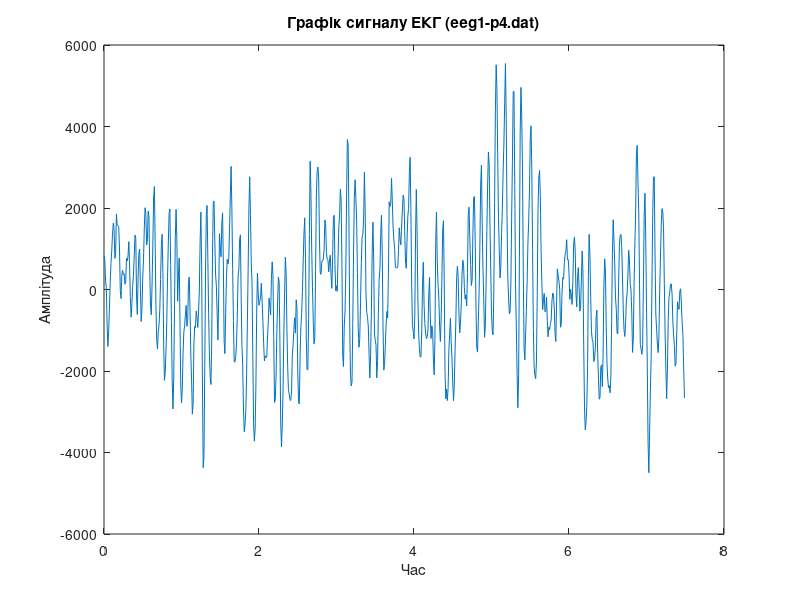
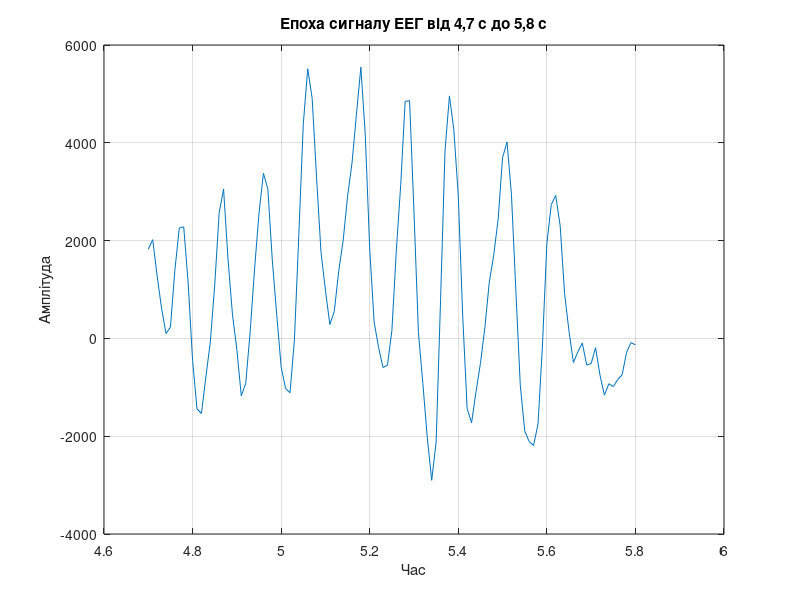
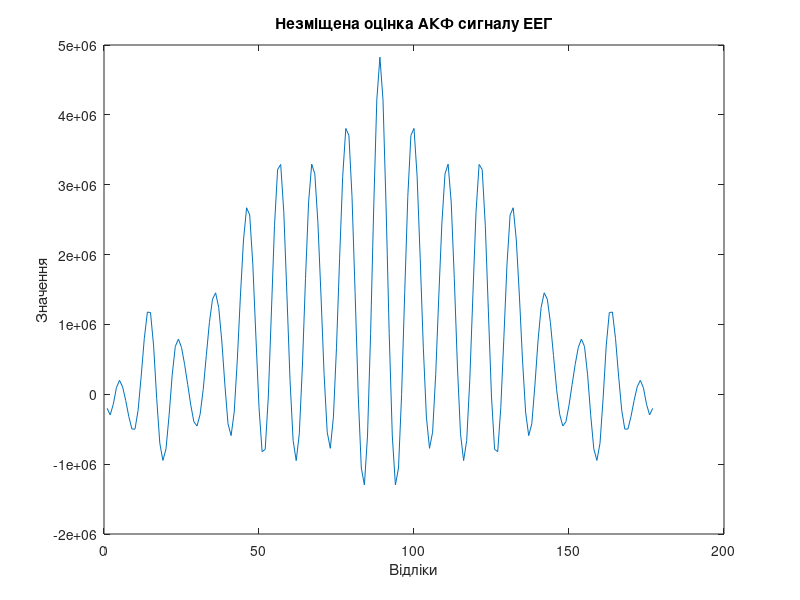
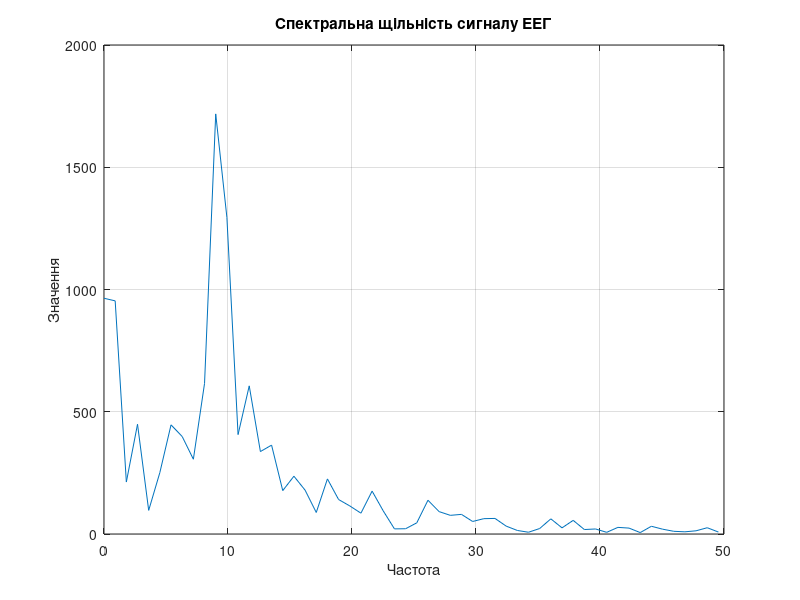

Recreate these plots in MATLAB, in order.
%=== Завдання #2.1 ===
% Завантаження сигналу ЕЕГ файл (eeg1-p4.dat)
fs = 100;
eeg = load('eeg1-p4.dat');
eeg1 = detrend(eeg);
t = (0:length(eeg1)-1)/fs;
figure(6)
plot(t, eeg1); title('Графік сигналу ЕКГ (eeg1-p4.dat)');
xlabel('Час'); ylabel('Амплітуда');

%=== Завдання #2.2 ===
% Виділення епохи сигналу ЕЕГ від t1 = 4,7 с до t2 = 5,8 с
t1 = 4.7;
t2 = 5.8;
n1 = fix(t1*fs)+1;
n2 = fix(t2*fs)+1;
eeg1 = eeg1(n1:n2);
figure(7)
plot(t(n1:n2), eeg1), grid on;
title('Епоха сигналу ЕЕГ від 4,7 с до 5,8 с');
xlabel('Час'); ylabel('Амплітуда');

%=== Завдання #2.3 ===
% Обчислення незміщеної оцінки АКФ сигналу ЕЕГ
maxlag1 = fix(0.8*length(eeg1));
akf = xcorr(eeg1, maxlag1, 'unbiased');
figure(8)
plot(akf);
title('Незміщена оцінка АКФ сигналу ЕЕГ');
xlabel('Відліки'); ylabel('Значення');

%=== Завдання #2.5 ===
% Обчислення спектральної щільності сигналу
Sx = abs(fft(eeg1)/length(eeg1));
Sy = Sx(1:length(eeg1)/2+1);
Sy(2:end-1) = 2*Sy(2:end-1);
f = fs*(0:(length(eeg1)/2))/length(eeg1);
figure(9)
plot(f,Sy), grid on;
title('Спектральна щільність сигналу ЕЕГ');
xlabel('Частота'); ylabel('Значення');

%=== Завдання #2.6 ===
% Завантаження сигналу ЕЕГ файл (eeg1-f3.dat)
eeg_ = load('eeg1-f3.dat');
eeg_1 = detrend(eeg_);
t_ = (0:length(eeg_1)-1)/fs;
figure(10)
plot(t_, eeg_1); title('Графік сигналу ЕЕГ (eeg1-f3.dat)');
xlabel('Час'); ylabel('Амплітуда');

% Виділення епохи сигналу ЕЕГ від t1 = 4,2 с до t2 = 4,96 с
t_1 = 4.2;
t_2 = 4.96;
n_1 = fix(t_1*fs)+1;
n_2 = fix(t_2*fs)+1;
eeg_1 = eeg_1(n_1:n_2);
figure(11)
plot(t_(n_1:n_2), eeg_1), grid on;
title('Епоха сигналу ЕЕГ від 4,2 с до 4,96 с');
xlabel('Час'); ylabel('Амплітуда');

% Обчислення незміщеної оцінки АКФ сигналу ЕЕГ
maxlag2 = fix(0.9*length(eeg_1));
akf2 = xcorr(eeg_1, maxlag2, 'unbiased');
figure(12)
plot(akf2);
title('Незміщена оцінка АКФ сигналу ЕЕГ');
xlabel('Відліки'); ylabel('Значення');

% Обчислення спектральної щільності сигналу
Sx = abs(fft(eeg_1)/length(eeg_1));
Sy = Sx(1:length(eeg_1)/2+1);
Sy(2:end-1) = 2*Sy(2:end-1);
f = fs*(0:(length(eeg_1)/2))/length(eeg_1);
figure(13)
plot(f,Sy), grid on;
title('Спектральна щільність сигналу ЕЕГ');
xlabel('Частота'); ylabel('Значення');
